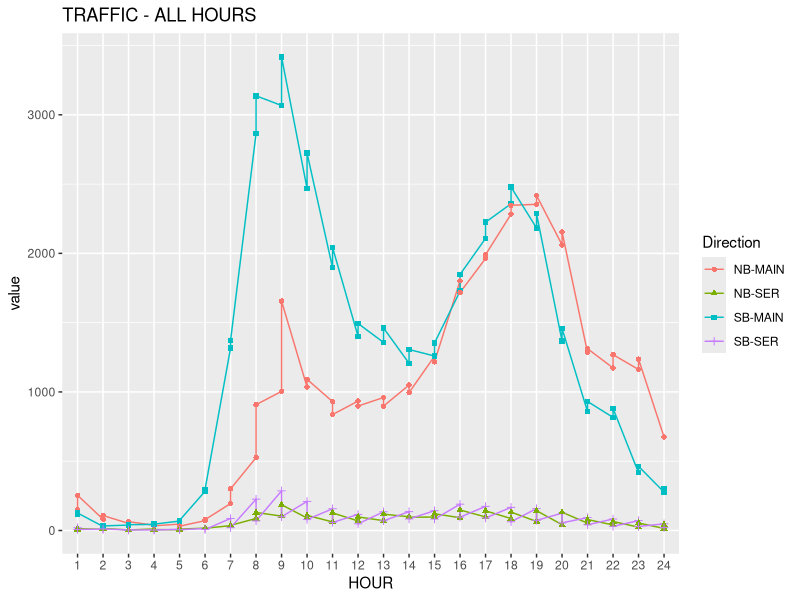
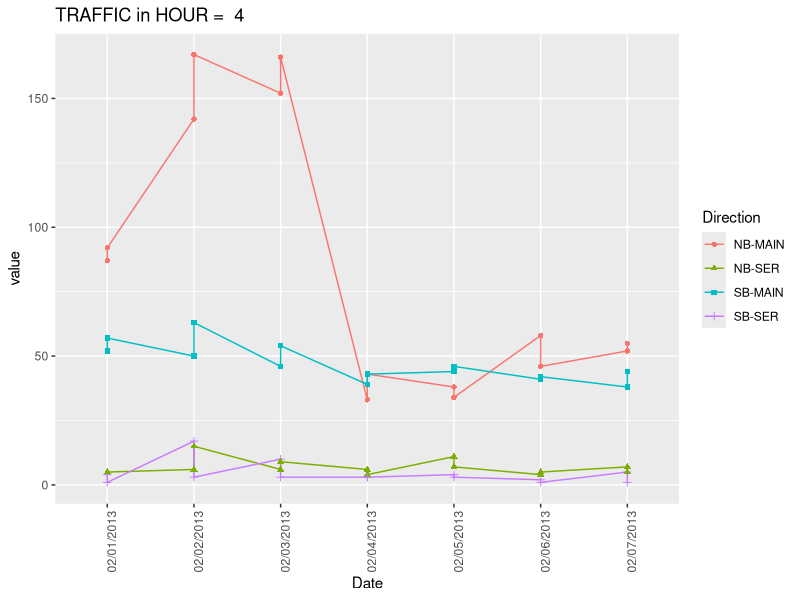
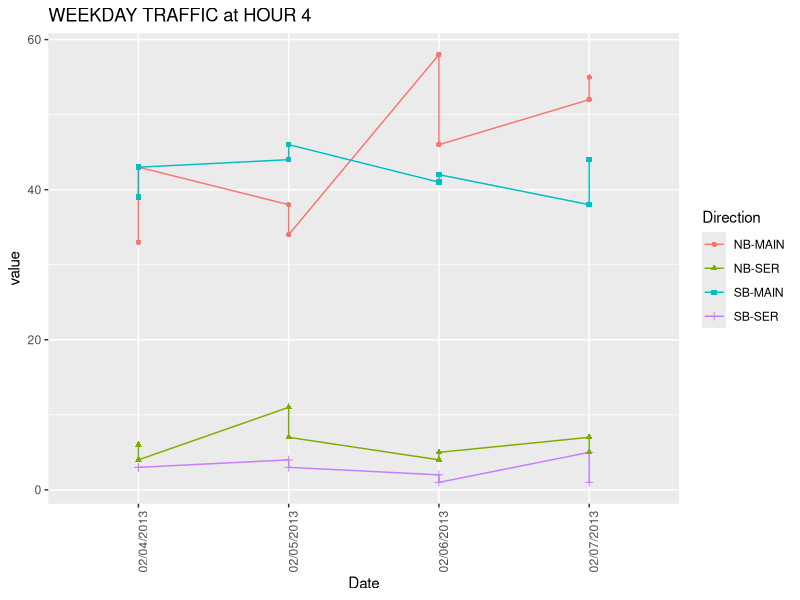
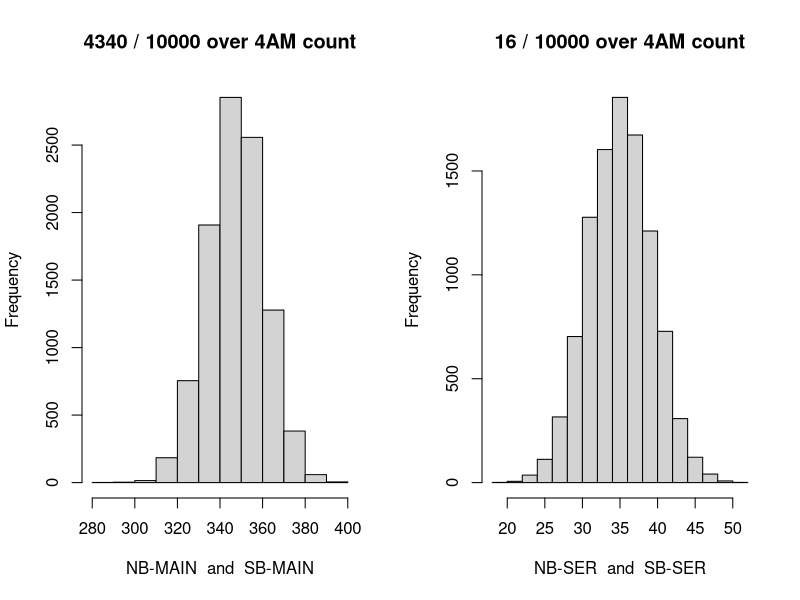

These charts were generated, in order, by the following R code:
## ---- chunk 1
HOUR_OF_DAY_TO_USE <- 4
SAMPLE_DATE <- '02/05/2013'
NUM_RUNS_TO_PERFORM <- 10000#0
## ---- chunk 2
library(ggplot2)
library(knitr)
library(sqldf)

traffic <- read.csv(file="Traffic_Volume_Counts__2012-2013_.csv",header=TRUE,sep=",");

names(traffic) <- gsub(".", "_", names(traffic), fixed = TRUE)

colnames(traffic)[which(names(traffic) == "From")] <- "xFrom"
colnames(traffic)[which(names(traffic) == "To")] <- "xTo"
colnames(traffic)[which(names(traffic) == "Roadway Name")] <- "Roadway_Name"

all_data <- sqldf("select * from traffic where Roadway_Name = 'HENRY HUDSON PKWY' and direction in ('NB-MAIN','SB-MAIN','NB-SER','SB-SER') and xTo = 'W 232nd ST' and Date like '%2013' order by trim(xFrom)")

for(new_col_name in c(8:31)){
  colnames(all_data)[new_col_name] <- (new_col_name-7)
}

kable(all_data[all_data$Date == SAMPLE_DATE,])
## ---- chunk 3

library(reshape2)
all_data <- melt(all_data, id.vars = c("ID", "Segment_ID", "Roadway_Name", "xFrom", "xTo", "Direction", "Date"))

colnames(all_data)[8] <- "HOUR"

all_data <- all_data[order(all_data$Date, all_data$HOUR, all_data$Roadway_Name, all_data$xFrom, all_data$xTo),] 

# SHOW THAT THE RESHAPE WORKED AS PLANNED
kable(head(all_data[all_data$Date == SAMPLE_DATE,], n=10))

## ---- chunk 4
ggplot(data=all_data[all_data$Date == SAMPLE_DATE,], aes(x=HOUR, y=value, group=Direction, shape=Direction, color=Direction)) + ggtitle("TRAFFIC - ALL HOURS") + geom_line() + geom_point()

## ---- chunk 5
ggplot(data=all_data[all_data$HOUR == HOUR_OF_DAY_TO_USE,], aes(x=Date, y=value, group=Direction, shape=Direction, color=Direction)) + ggtitle(paste("TRAFFIC in HOUR = ",HOUR_OF_DAY_TO_USE)) + geom_line() + geom_point() + theme(axis.text.x = element_text(angle = 90, hjust = 1))

## ---- chunk 6
weekdays_data <- all_data[all_data$HOUR == HOUR_OF_DAY_TO_USE,]
#DATES_TO_USE <- c('02/01/2013','02/04/2013','02/05/2013','02/06/2013','02/07/2013')
DATES_TO_USE <- c('02/04/2013','02/05/2013','02/06/2013','02/07/2013')
weekdays_data <- weekdays_data[weekdays_data$Date %in% DATES_TO_USE,]

ggplot(data=weekdays_data, aes(x=Date, y=value, group=Direction, shape=Direction, color=Direction)) + ggtitle(paste("WEEKDAY TRAFFIC at HOUR",HOUR_OF_DAY_TO_USE)) + geom_line() + geom_point() + theme(axis.text.x = element_text(angle = 90, hjust = 1))

## ---- chunk 7
single_weekday_data <- weekdays_data[weekdays_data$Date == SAMPLE_DATE,]

kable(sqldf("select *  from single_weekday_data order by Direction, xFrom, xTo"))
## ---- chunk 8
nb_sb_for <- function(NB_TEXT_VAL, SB_TEXT_VAL){
  nb_sum <- sum(weekdays_data[weekdays_data$Direction == NB_TEXT_VAL, ]$value)
  nb_sum
  sb_sum <- sum(weekdays_data[weekdays_data$Direction == SB_TEXT_VAL, ]$value)
  sb_sum
  
  total_traffic_count_main <- nb_sum + sb_sum
  nb_sum_samples <- c()
  count_over_threshold <- 0
  for(run_num in 1:NUM_RUNS_TO_PERFORM){
    total_1s <- sum(sample(c(0,1),total_traffic_count_main,replace = TRUE))
    nb_sum_samples <- c(nb_sum_samples,total_1s)
    # 2-sided p-test
    if(total_1s >= nb_sum || total_1s <= sb_sum){
      count_over_threshold <- count_over_threshold + 1
    }
  }

  hist(nb_sum_samples, xlab = paste(NB_TEXT_VAL," and ", SB_TEXT_VAL), main = paste(count_over_threshold,"/",NUM_RUNS_TO_PERFORM,"over 4AM count"))
  return (count_over_threshold/NUM_RUNS_TO_PERFORM)
}

par(mfrow=c(1,2))
main_probs <- nb_sb_for('NB-MAIN','SB-MAIN')
service_probs <- nb_sb_for('NB-SER','SB-SER')
